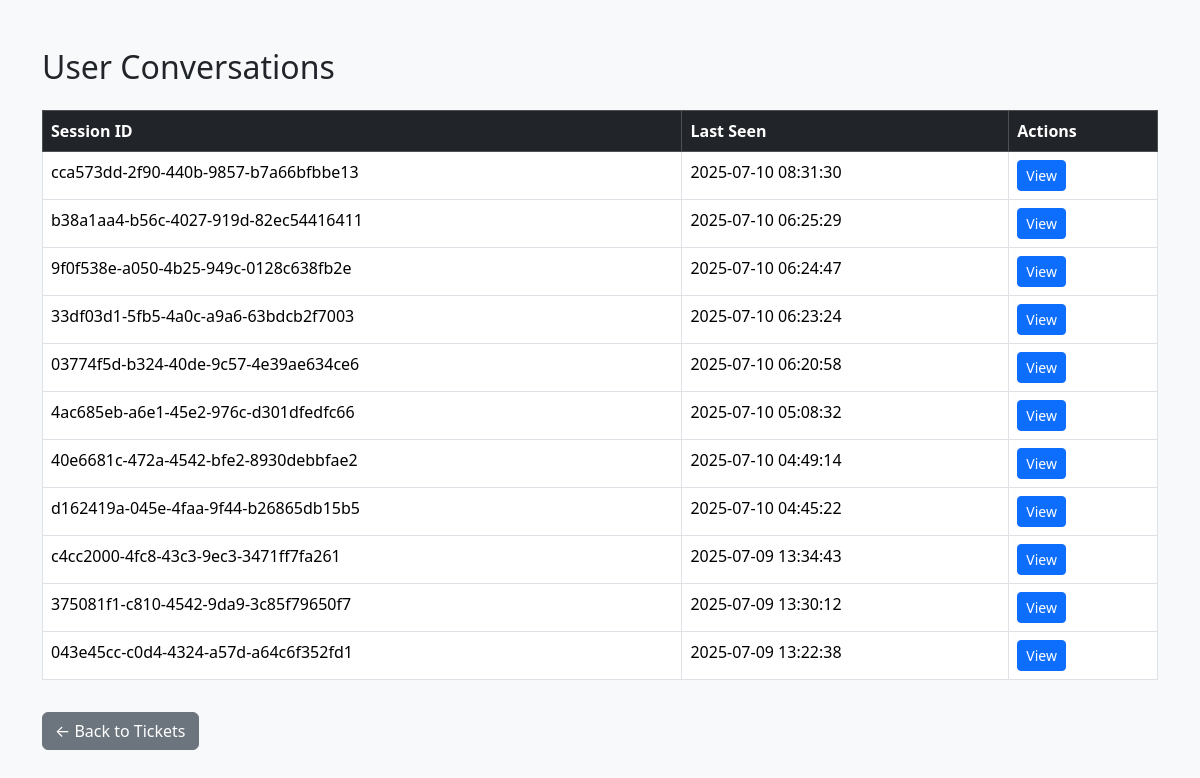
The app's page /admin/conversations (signed in), older data.
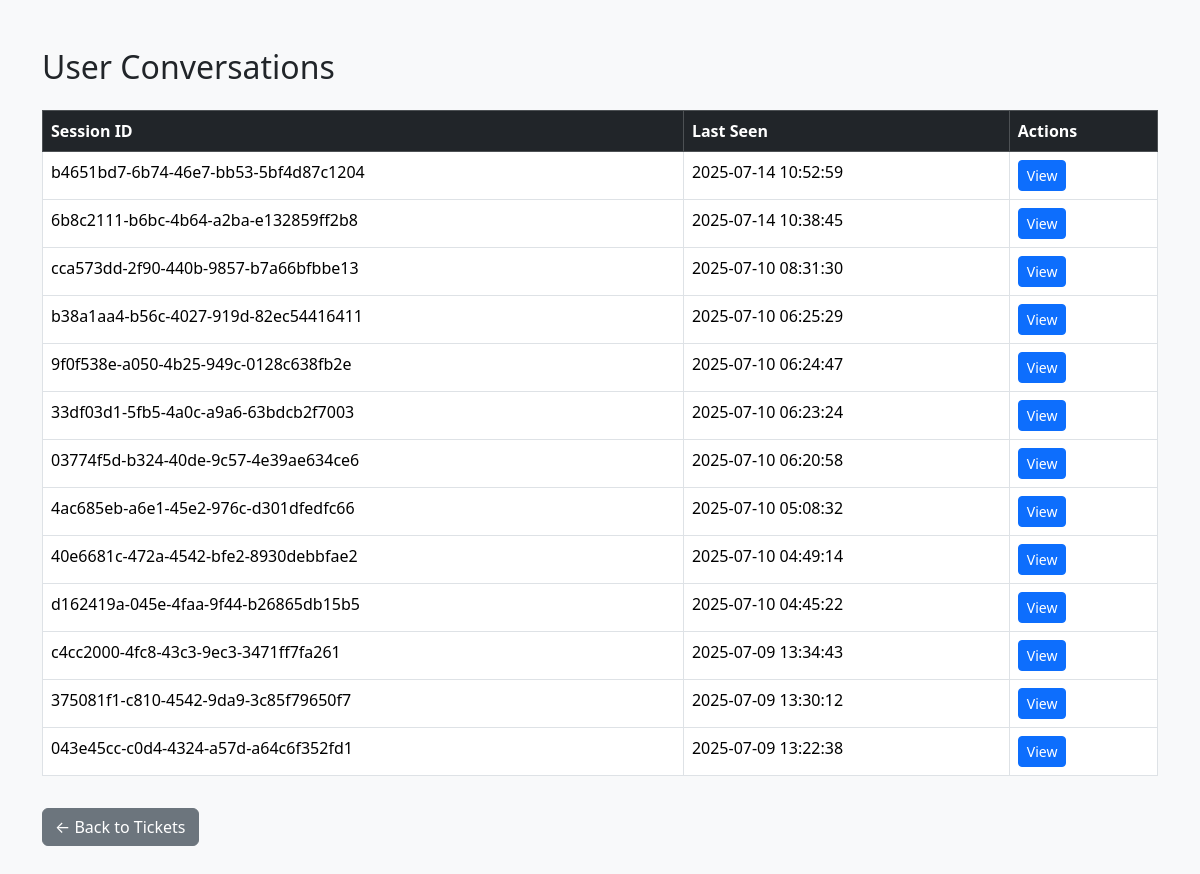
The same page, newer data.
### tables this page shows
CREATE TABLE history (
            id INTEGER PRIMARY KEY AUTOINCREMENT,
            session_id TEXT NOT NULL,
            role TEXT NOT NULL,
            content TEXT NOT NULL,
            tool_name TEXT,
            tool_args TEXT,
            tool_response TEXT,
            timestamp TIMESTAMP DEFAULT CURRENT_TIMESTAMP,
            message_index INTEGER,
            FOREIGN KEY (session_id) REFERENCES session(session_id)
        );

### app.py (the view)
@app.get("/admin/conversations")
async def admin_conversations(request: Request):
    if not request.session.get("admin_logged_in"):
        return RedirectResponse(url="/admin", status_code=303)
    conn = sqlite3.connect("chat_history.db")  # or your actual DB file
    conn.row_factory = sqlite3.Row
    c = conn.cursor()
    c.execute("""
        SELECT session_id, MAX(timestamp) as last_seen
        FROM history
        GROUP BY session_id
        ORDER BY last_seen DESC
    """)
    sessions = c.fetchall()
    conn.close()
    return templates.TemplateResponse("admin_conversations.html", {"request": request, "sessions": sessions})

### templates/admin_conversations.html (shortened to what this page needs)
<!DOCTYPE html>
<html lang="en">
<head>
    <link href="https://cdn.jsdelivr.net/npm/bootstrap@5.3.3/dist/css/bootstrap.min.css" rel="stylesheet">
</head>
<body class="bg-light">
    <div class="container py-5">
        <h2 class="mb-4">User Conversations</h2>
        <table class="table table-bordered table-hover bg-white">
            <thead class="table-dark">
                <tr>
                    <th scope="col">Session ID</th>
                    <th scope="col">Last Seen</th>
                    <th scope="col">Actions</th>
                </tr>
            </thead>
            <tbody>
                {% for row in sessions %}
                <tr>
                    <td>{{ row.session_id }}</td>
                    <td>{{ row.last_seen }}</td>
                    <td><a href="/admin/conversations/{{ row.session_id }}" class="btn btn-sm btn-primary">View</a></td>
                </tr>
                {% endfor %}
            </tbody>
        </table>
        <a href="/admin/tickets" class="btn btn-secondary mt-3">← Back to Tickets</a>
    </div>
</body>
</html>

Row changes from the older to the newer data that the page shows:
added history: session_id "b4651bd7-6b74-46e7-bb53-5bf4d87c1204", last_seen "2025-07-14 10:52:59"
added history: session_id "6b8c2111-b6bc-4b64-a2ba-e132859ff2b8", last_seen "2025-07-14 10:38:45"
